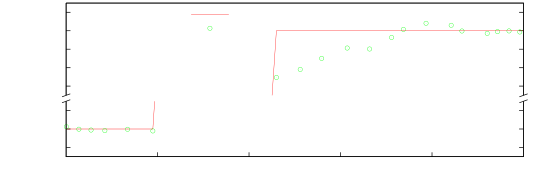

Reproduce this figure in gnuplot.
clear
reset
file = "laserscan_LUT-reset"
datafile = sprintf('../dat/%s.dat',file)


starttime = 22735306

set samples 100000
set term push
set term epslatex color 10 size 14cm, 5cm
set out sprintf('%s_zoom_01.tex',file)

bm = 0.20
lm = 0.12
rm = 0.95
gap = 0.03
size = 0.75
y1 = -1030.0; y2 = -970.0; y3 = 930.0; y4 = 1030.0

set multiplot
set xlabel 'Zeit [s]' 0,0.5
set border 1+2+8
unset key
set xtics nomirror
set ytics 20
set lmargin at screen lm
set rmargin at screen rm
set bmargin at screen bm
set tmargin at screen bm + size * (abs(y2-y1) / (abs(y2-y1) + abs(y4-y3) ) )

set yrange [y1:y2]

plot [2:12] datafile using ($1-starttime)/1000:3 with lines title 'Soll-Frequenz', \
datafile using ($1-starttime)/1000:4 with points pt 6 lc 2 title 'Ist-Frequenz'

unset xtics
unset xlabel
set border 2+4+8
set key inside top left
set bmargin at screen bm + size * (abs(y2-y1) / (abs(y2-y1) + abs(y4-y3) ) ) + gap
set tmargin at screen bm + size + gap
set yrange [y3:y4]

set label 'Relativfrequenz [MHz]' at screen 0.03, bm + 0.5 * (size + gap) offset 0,-strlen("Relativfrequenz [MHz]")/4.0 rotate by 90

set arrow from screen lm - gap / 4.0, bm + size * (abs(y2-y1) / (abs(y2-y1)+abs(y4-y3) ) ) - gap / 4.0 to screen \
lm + gap / 4.0, bm + size * (abs(y2-y1) / (abs(y2-y1) + abs(y4-y3) ) ) + gap / 4.0 nohead

set arrow from screen lm - gap / 4.0, bm + size * (abs(y2-y1) / (abs(y2-y1)+abs(y4-y3) ) ) - gap / 4.0  + gap to screen \
lm + gap / 4.0, bm + size * (abs(y2-y1) / (abs(y2-y1) + abs(y4-y3) ) ) + gap / 4.0 + gap nohead

set arrow from screen rm - gap / 4.0, bm + size * (abs(y2-y1) / (abs(y2-y1)+abs(y4-y3) ) ) - gap / 4.0 to screen \
rm + gap / 4.0, bm + size * (abs(y2-y1) / (abs(y2-y1) + abs(y4-y3) ) ) + gap / 4.0 nohead

set arrow from screen rm - gap / 4.0, bm + size * (abs(y2-y1) / (abs(y2-y1)+abs(y4-y3) ) ) - gap / 4.0  + gap to screen \
rm + gap / 4.0, bm + size * (abs(y2-y1) / (abs(y2-y1) + abs(y4-y3) ) ) + gap / 4.0 + gap nohead

plot [2:12] datafile using ($1-starttime)/1000:3 with lines title 'Soll-Frequenz', \
datafile using ($1-starttime)/1000:4 with points pt 6 lc 2 title 'Ist-Frequenz'

unset multiplot

unset out
